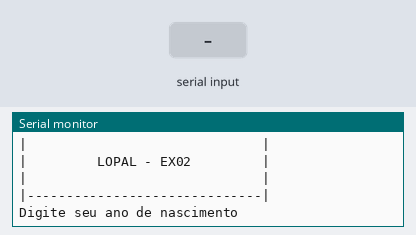
This sketch was run on a simulated Arduino Uno, built with avr-gcc and run on an emulated ATmega328P. Parts: the last lines printed to the serial monitor. The inputs (shaded band) are chosen by the test bench.

Above: at 1.2 s.
1.3 s: "90,45\n" received over Serial
At 2.71 s:
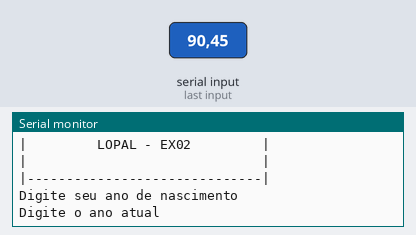
2.8 s: "30,150\n" received over Serial
At 4.9 s:
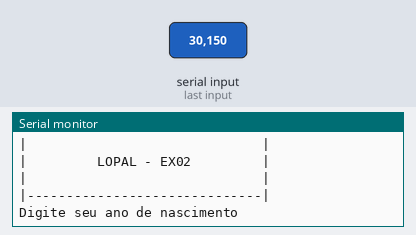

Measured:
- after the input at 1.3 s, the serial monitor: prints a new line at once (image 1)
- after the input at 2.8 s, the serial monitor: prints a new line at once (image 2)

The sketch:

lopal_ex021.ino
```cpp
// Faça um programa que receba o ano de nascimento de uma pessoa e
//o ano atual. Calcule e imprima:
//a. A idade dessa pessoa
//b. Essa idade convertida em semana

//Variaveis
int anonascimento = 0;
int anoatual = 0;
int idade = 0;
int idadesemanas = 0;
void setup()
{
   Serial.begin(9600);
}

void loop()
{

  //cabeçalho - 2 pipes + 30 tracinhos
  Serial.println("|------------------------------|");
  Serial.println("|                              |");
  Serial.println("|         LOPAL - EX02         |");
  Serial.println("|                              |");
  Serial.println("|------------------------------|");


  Serial.println();//pula uma linha
  Serial.println();//pula uma linha

  //entrada
  Serial.println("Digite seu ano de nascimento");
   while( ! Serial.available() ){}//Aguarda o usuário digitar (para loop)
  anonascimento = Serial.parseInt();
   Serial.println("Digite o ano atual");
   while( ! Serial.available() ){}//Aguarda o usuário digitar (para loop)
  anoatual = Serial.parseInt();
  //processamento
  idade = anoatual - anonascimento;
  idadesemanas = idade * 12 * 4;

  //saída
   Serial.println("Sua idade: " + String(idade) );
   Serial.println("Sua idade em semanas: " + String(idadesemanas) );
}
```
